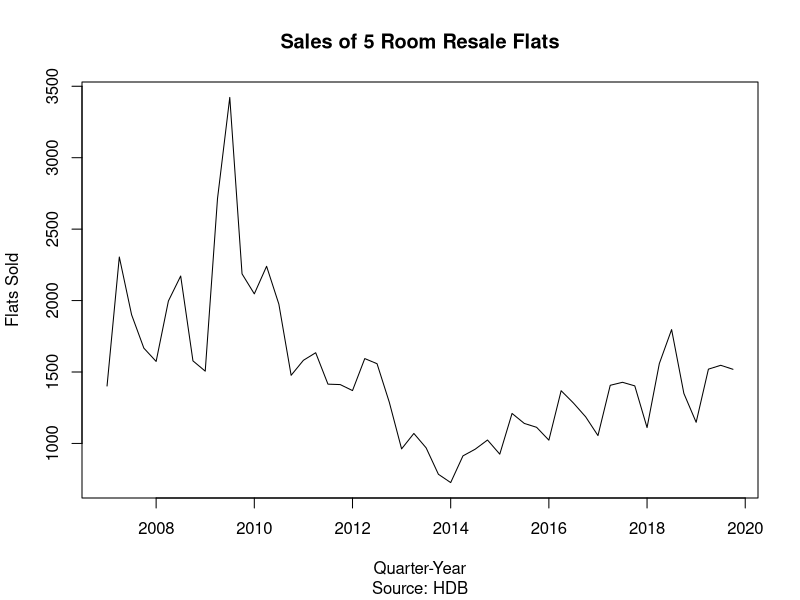
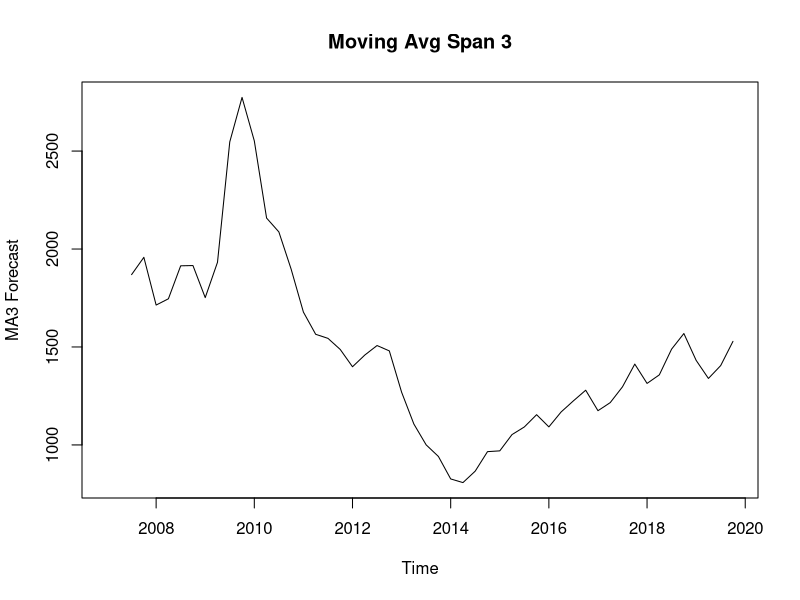
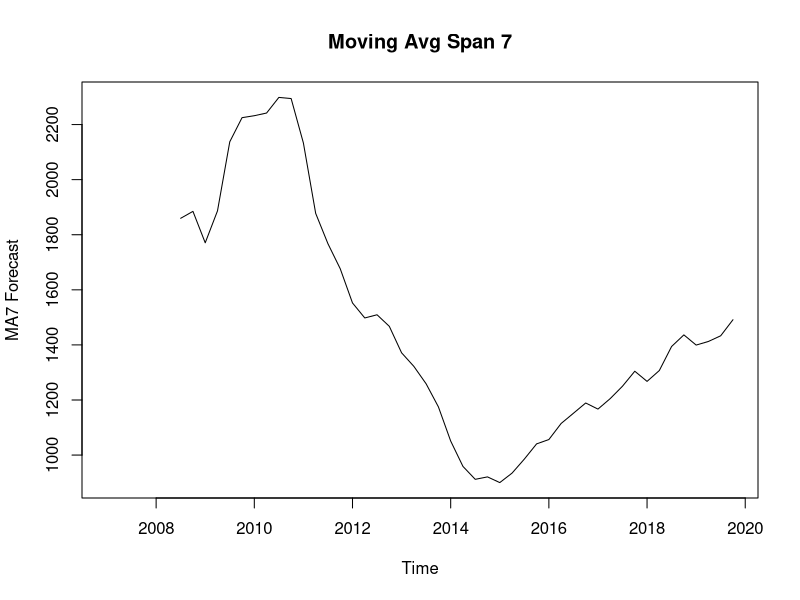
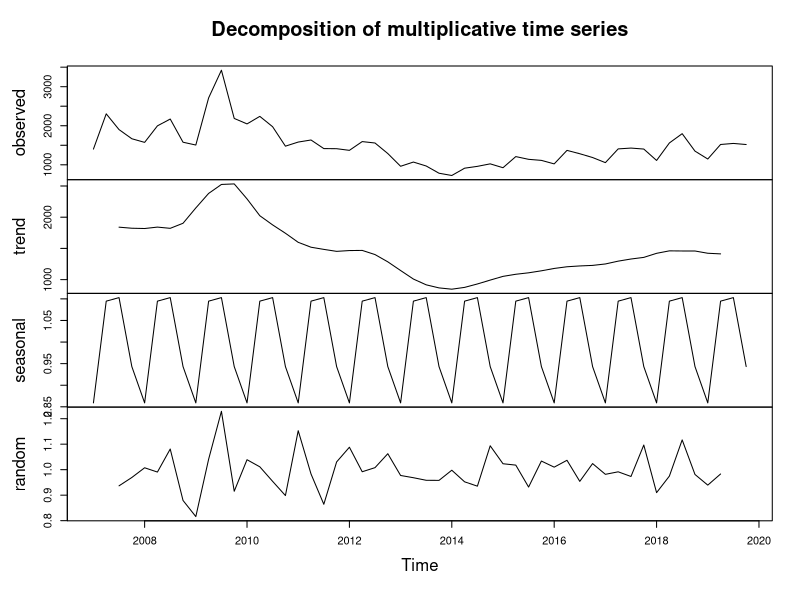
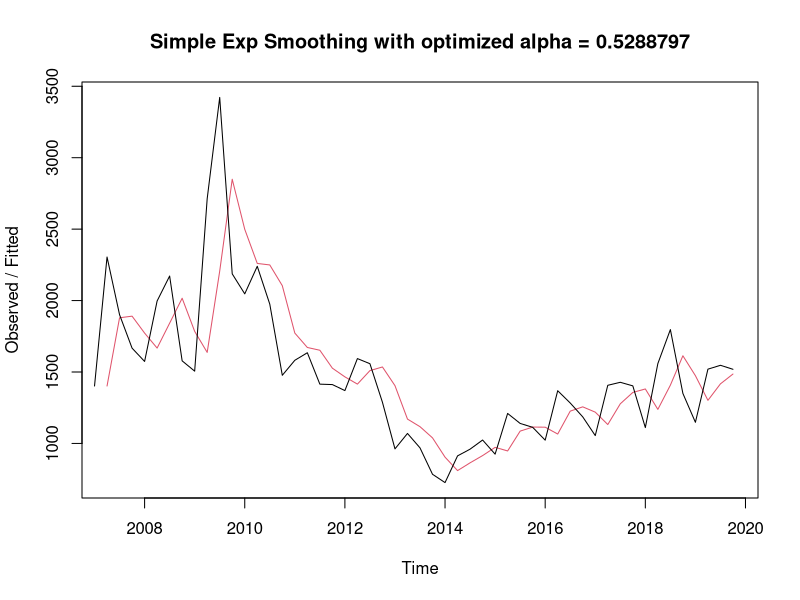
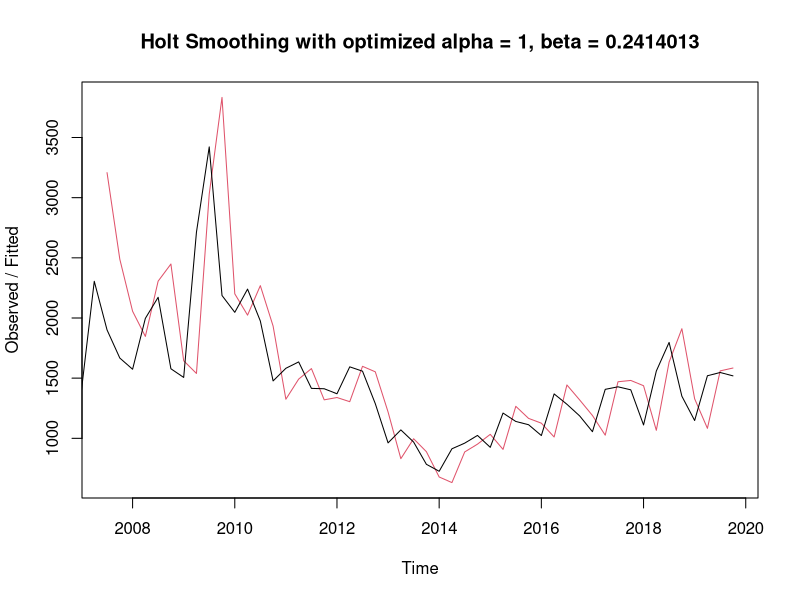
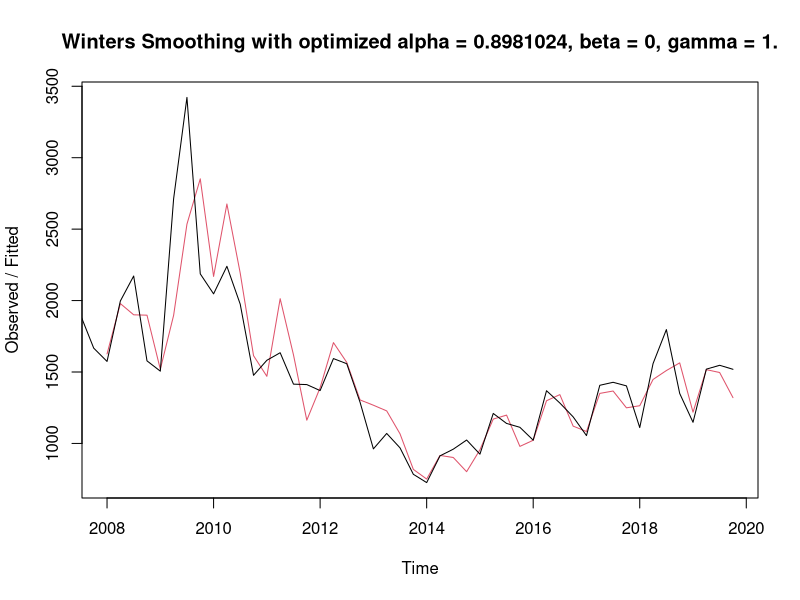
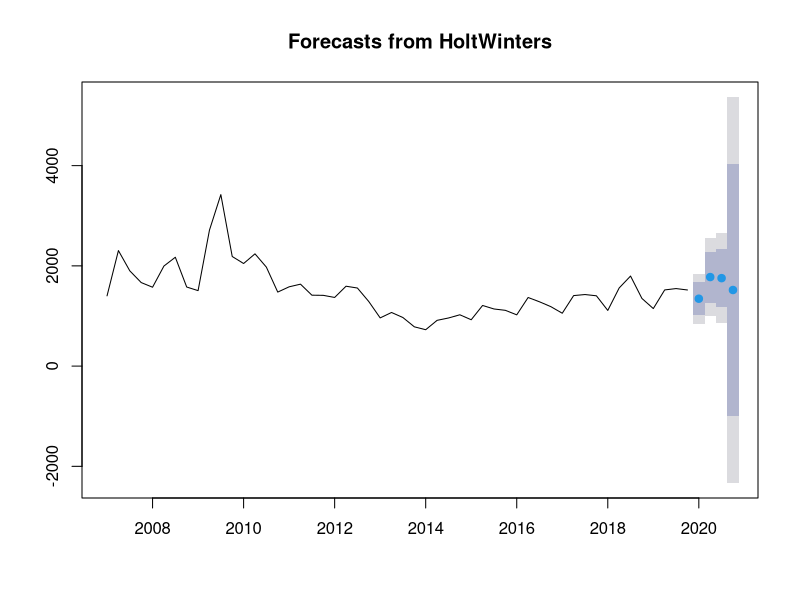

Source code (R) for these figures, in order:
# Purpose: Time Series Forecasting of 5 room resale flat sales
# Author: Chew C. H.
# Data Source: HDB

library("TTR")               # For MA via SMA() 
library("forecast")          # To generate h-period ahead forecasts

setwd("C:/NC/Datasets/ML")

flatsales.df <- read.csv("5 room flat resale applications.csv")

# create time series object
flatsales.ts <- ts(flatsales.df$Sales.5rm, frequency = 4, start = c(2007,1))

flatsales.ts

plot.ts(flatsales.ts, ylab = "Flats Sold", xlab = "Quarter-Year",
        main = "Sales of 5 Room Resale Flats",
        sub = "Source: HDB")
## Non-constant fluctuations. Multiplicative Time Series.


# Moving Average -------------------------------------------------------------
m.ma3 <- SMA(flatsales.ts, n = 3)
plot(m.ma3, main = "Moving Avg Span 3", ylab = "MA3 Forecast")

m.ma7 <- SMA(flatsales.ts, n = 7)
plot(m.ma7, main = "Moving Avg Span 7", ylab = "MA7 Forecast")

# Classical Seasonal Decomposition by Moving Averages
m.ma.mul <- decompose(flatsales.ts, type = "multiplicative")
plot(m.ma.mul)


# Simple Exponential Smoothing ---------------------------------------------
m.ses <- HoltWinters(flatsales.ts, seasonal = "multiplicative", beta=F, gamma=F)

m.ses
## Optimal value of alpha = 0.5288797

plot(m.ses, main = "Simple Exp Smoothing with optimized alpha = 0.5288797")

m.ses$fitted

m.ses$alpha*1519 + (1-m.ses$alpha)*1485.8267
## verifying the meaning of coef = 1503.371 is L_{last t}

RMSE.ses <- round(sqrt(m.ses$SSE/nrow(m.ses$fitted)))
## 359

# Holt's method  --------------------------------------------------------------
m.holt <- HoltWinters(flatsales.ts, seasonal = "multiplicative", gamma=F)

m.holt
## Optimal value of alpha = 1, beta = 0.2414013

plot(m.holt, main = "Holt Smoothing with optimized alpha = 1, beta = 0.2414013")

RMSE.holt <- round(sqrt(m.holt$SSE/nrow(m.holt$fitted)))


# Winter's method -------------------------------------------------------------
m.winters <- HoltWinters(flatsales.ts, seasonal = "multiplicative")

m.winters
## Optimal value of alpha = 0.8981024, beta = 0, gamma = 1.

plot(m.winters, main = "Winters Smoothing with optimized alpha = 0.8981024, beta = 0, gamma = 1.")

RMSE.winters <- round(sqrt(m.winters$SSE/nrow(m.winters$fitted)))
## Winters method has the lowest RMSE

# Forecast 4 periods ahead -------------------------------------
m.winters.forecasts <- forecast(m.winters, h = 4)

m.winters.forecasts

plot(m.winters.forecasts)


# Some Other useful functions ----------------------------------------
accuracy(m.winters.forecasts)

# Num of days in each season
monthdays(flatsales.ts)

